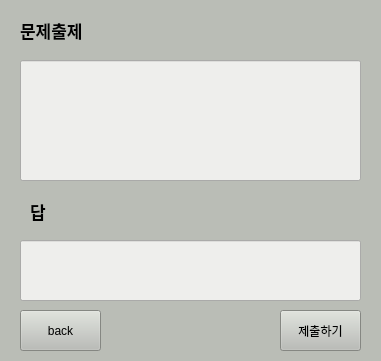
   <widget class="QWidget" name="make_widget" native="true">
    <property name="geometry">
     <rect>
      <x>350</x>
      <y>100</y>
      <width>381</width>
      <height>361</height>
     </rect>
    </property>
    <property name="styleSheet">
     <string notr="true">background-color: rgb(186, 189, 182);</string>
    </property>
    <widget class="QLineEdit" name="lineEdit">
     <property name="geometry">
      <rect>
       <x>20</x>
       <y>60</y>
       <width>341</width>
       <height>121</height>
      </rect>
     </property>
     <property name="styleSheet">
      <string notr="true">background-color: rgb(238, 238, 236);</string>
     </property>
    </widget>
    <widget class="QPushButton" name="backback_btn">
     <property name="geometry">
      <rect>
       <x>20</x>
       <y>310</y>
       <width>81</width>
       <height>41</height>
      </rect>
     </property>
     <property name="text">
      <string>back</string>
     </property>
    </widget>
    <widget class="QPushButton" name="send_btn">
     <property name="geometry">
      <rect>
       <x>280</x>
       <y>310</y>
       <width>81</width>
       <height>41</height>
      </rect>
     </property>
     <property name="text">
      <string>제출하기</string>
     </property>
    </widget>
    <widget class="QLineEdit" name="lineEdit_2">
     <property name="geometry">
      <rect>
       <x>20</x>
       <y>240</y>
       <width>341</width>
       <height>61</height>
      </rect>
     </property>
     <property name="styleSheet">
      <string notr="true">background-color: rgb(238, 238, 236);</string>
     </property>
    </widget>
    <widget class="QLabel" name="label_12">
     <property name="geometry">
      <rect>
       <x>20</x>
       <y>10</y>
       <width>101</width>
       <height>41</height>
      </rect>
     </property>
     <property name="font">
      <font>
       <family>Ubuntu Mono</family>
       <pointsize>13</pointsize>
       <weight>75</weight>
       <bold>true</bold>
      </font>
     </property>
     <property name="text">
      <string>문제출제</string>
     </property>
    </widget>
    <widget class="QLabel" name="label_13">
     <property name="geometry">
      <rect>
       <x>30</x>
       <y>196</y>
       <width>81</width>
       <height>31</height>
      </rect>
     </property>
     <property name="font">
      <font>
       <family>Ubuntu Mono</family>
       <pointsize>13</pointsize>
       <weight>75</weight>
       <bold>true</bold>
      </font>
     </property>
     <property name="text">
      <string>답</string>
     </property>
    </widget>
   </widget>
